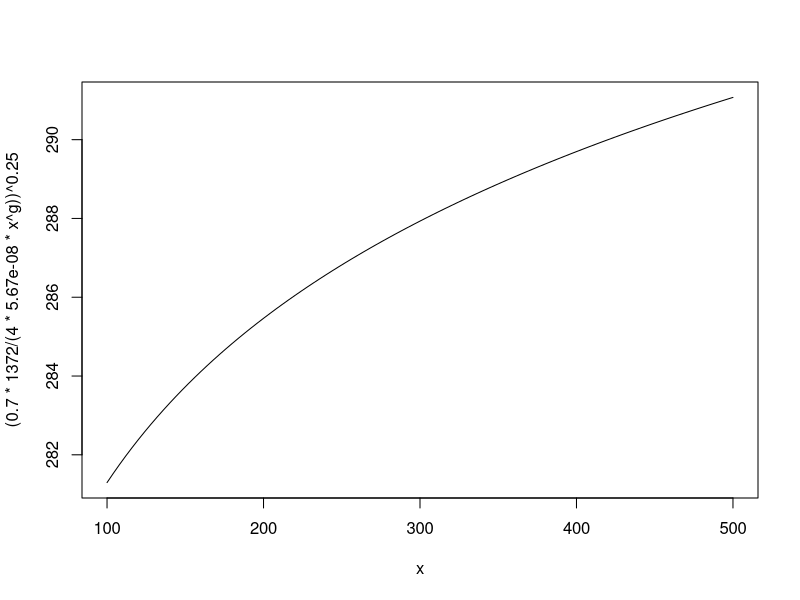

This chart was generated by the following R code: (Note: this script raises an error after producing the figure.)
library(deSolve)
library(tidyverse)
library(patchwork)

ffc <- 9.3 # +/- 0.5 fossil fuel consumption
luc <- 1.0 # +/- 0.5 land use change 
lsink <- 3.1 # +/- 0.9 land sink (uptake by plants)
osink <- 2.6 # +/- 0.5 ocean sink (uptake by algae + diffusion)

# Wikipedia: **Each part per million** of CO2 in the atmosphere represents approximately 2.13 gigatonnes of carbon, or 7.82 gigatonnes of CO2.[20]


Atotal <- 2.13 * 420

C = 12
CO2 = C + 16 + 16

## C to CO2
Atotal * CO2/C


## C to ppm
Atotal / 2.13 * 7.82







# 5.7 Gt C 
ppmFlux <- 5.7*1/2.13

# instantaneous rate
current_ppm <- 420
e <- log( (current_ppm+ppmFlux)/current_ppm)
e


sigma <- 5.67*10^-8 # Stefan-Boltzmann constant
a <- 0.3 # albedo
Omega <- 1372 # W/m^2 flux from the sun (omega/4 is the average of what hits Earth's surface)


###############
# exponent w co2 ppm
K <- c(255, 288, 290)^4
A <- c(0, 280, 450)

summary(m <- nls(K ~ .7*1372/(4*5.67e-8*A^g), start=list(g=-.08)))
g <- as.numeric( coef(m) )
g
curve(( .7*1372/(4*5.67e-8*x^g ) )^.25, 100, 500)

# check temp
( (1-a)*Omega/(4*sigma0*255^g) )^(1/4)
( (1-a)*Omega/(4*sigma0*450^g) )^(1/4)



atmosphere1 <- function(t,y,p){
  with( as.list(c(y, p)), {
    dA.dt <- I - e*A
    return(list( c(dA.dt) 
    ) )
  })
}

p3 <- c(e=e, I=4.5)
y0 <- c(A=400); 
t <- seq(0, 500, 1)
output <- ode(y=y0, times=t, func=earth3, parms=p3)
plot(output)



################################
## with CO2 and temperature ####
################################
earth4 <- function(t,y,p){
  with( as.list(c(y, p)), {
    #dA.dt <- I - E
    # dA.dt <- I - e*A
    dA.dt <- I + (1-A/280)
    F.in <- Omega/4 
    F.out <- a*Omega/4 + (sigma/A^g)*K^4
    dH.dt <- (F.in - F.out)/lag
    return(list( c(dA.dt, dH.dt) , 
                 K_eq = ( (1-a) * Omega / (4*(sigma)) * A^g )^(1/4)
    ) )
  })
}

# assume pre-industrial era:
## average temp in Kelvin was 288 (~ 273.15 + 15)
## CO2 eq. = 250 ppm
## H* = r/sigma * A = r/sigma * 250
# Let

t <- seq(0, 77, 1/365)
p <- c(Omega = 1372, # incoming solar radiative forcing
       a=0.3, # albedo
       sigma = 5.67e-8, # Stefan-Boltzmann constant for radiative loss
       g = 0.08492, # greenhouse effect
       I = 4.5, # net gigatonnes C per year
     
       lag = 50 # lag time to partial temp equilibration
)
y0 <- c(A=420, K=289)

output <- ode(y=y0, times=t, func=earth4, parms=p)
plot(output)

p1 <- output %>% as.data.frame() %>%
  mutate(
    Year = time + 2023
  ) %>%
  ggplot(aes(x=Year, y=A)) + 
  geom_line() + labs(y="Atmospheric CO2 (ppm)") +
  theme_bw()

out.long <- output %>% as.data.frame() %>%
  select(time, K, K_eq) %>%
  transmute(
    Year = time + 2023,
    degC = K -273,
    degC_eq = K_eq -273
  ) %>%
  pivot_longer(cols=-Year, names_to = "State_variable", 
               values_to="Value")

p2 <- ggplot(out.long, aes(x=Year, y=Value, color=State_variable)) + 
  geom_line() + 
  labs(y="Degrees Celcius")  +
  theme_bw()

p2 / p1




#################
## roughgarden
rg11 <- function(t, y, p){
  with(as.list(c(y,p)), {
    db.dt <- (q - h*(b-a))/w
    return(list(c(db.dt)))
  })
}

p <- c(a =18, # atmosphere deg C
       h=50, # heat transfer coef cal/(hr degC)
       q=1000, # sol rad cal/hr
       w = 10 # grams
)

t <- seq(0, 2, .01)

b.initial <- c(b=30)

output <- ode(y=b.initial, times=t, func=rg11, parms=p)

plot(output)
